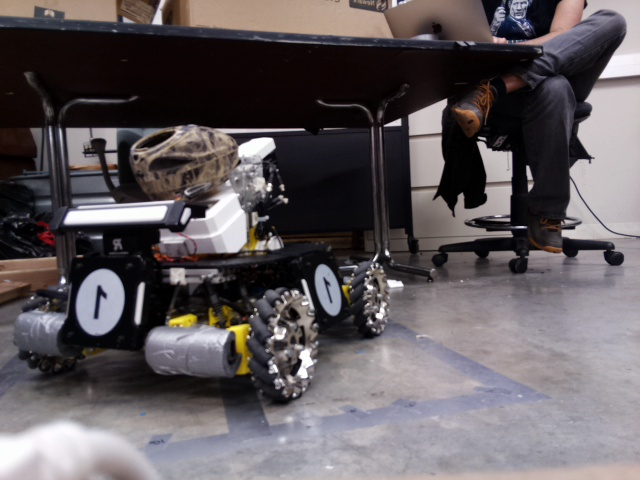
//> input picture im.jpg, 640 x 480 px, given in place of lol.MOV, which was not available
$ ./v2   (built with g++ and OpenCV 4)
//> lines starting //> are read from the running program, lines starting //| are printed output that depends on the picture; after the words box and inside, x2 and y2 are one past the last pixel; in counts of white or black regions, pixels touching at a corner belong together; pictures that were not available may be replaced by others from this repository, and a replacement may not be noted
#include "opencv2/highgui/highgui.hpp"
#include "opencv2/imgproc/imgproc.hpp"
#include <iostream>
#include <stdio.h>
#include <stdlib.h>

using namespace cv;
using namespace std;

Mat src; Mat src_gray;

Mat thresh_callback();
int main( int argc, char** argv )
{
   VideoCapture vid("lol.MOV");

   // Default resolution of the frame is obtained.The default resolution is system dependent.
   int frame_width = vid.get(CV_CAP_PROP_FRAME_WIDTH);
   int frame_height = vid.get(CV_CAP_PROP_FRAME_HEIGHT);
   // Define the codec and create VideoWriter object.The output is stored in 'outcpp.avi' file.
   VideoWriter video("outcpp.avi", CV_FOURCC('M','J','P','G'), 10, Size(frame_width,frame_height));
   while(1) {

    vid >> src;
//> src is the input picture: 480 rows x 640 cols, CV_8UC3; mean B, G, R 93.6, 90.5, 96.9

    // If the frame is empty, break immediately
    if (src.empty()) {
      break;
    }
    video.write(thresh_callback());
    waitKey(1);
   }

    // When everything done, release the video capture object
    vid.release();

    // Closes all the frames
    destroyAllWindows();
    return(0);
}

Mat thresh_callback()
{
  Mat threshold_output;
  vector<vector<Point> > contours;
  vector<Vec4i> hierarchy;

  cvtColor(src, src_gray, CV_BGR2GRAY);
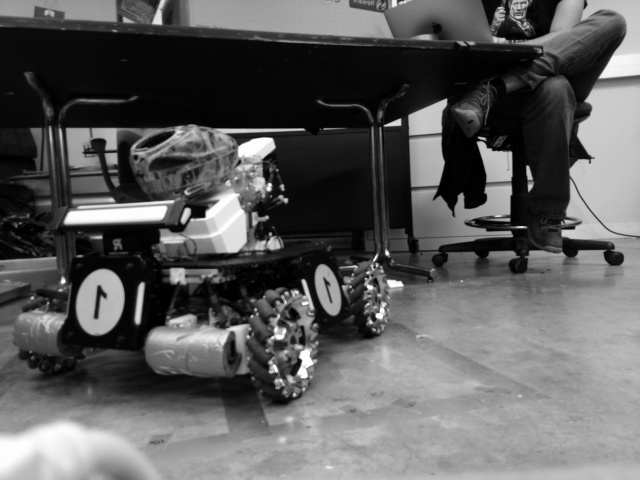
//> src_gray: 480 rows x 640 cols, CV_8UC1; min 0, max 255, mean 92.8

  GaussianBlur(src_gray, src_gray, Size(1, 1) , 0);
  // Detect edges using Threshold

  // less block = more thresh = more c
  // 89 - 15
  adaptiveThreshold(src_gray, threshold_output, 255, ADAPTIVE_THRESH_MEAN_C, THRESH_BINARY_INV, 69, 23);
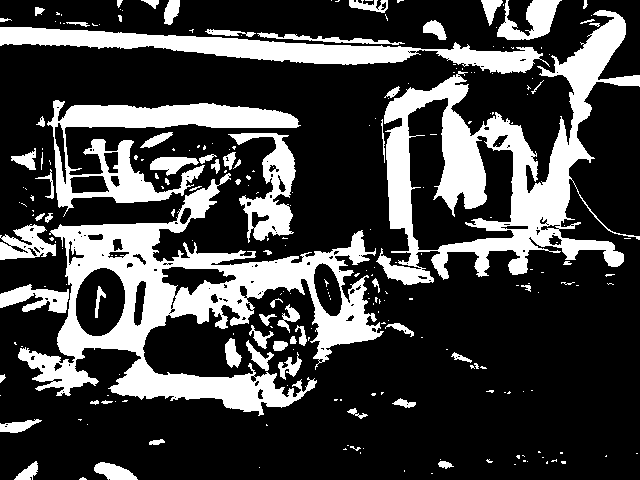
//> threshold_output: 480 rows x 640 cols, CV_8UC1; 26.3% white; 247 white regions (177 under 20 px)

  // Find contours
  findContours(threshold_output, contours, hierarchy, CV_RETR_TREE, CV_CHAIN_APPROX_SIMPLE, Point(0, 0));
//> contours = 407 contours, 315 with area under 20; largest, box (x1, y1, x2, y2) and area: (18, 173, 384, 416) 30871, (376, 10, 640, 285) 29380, (47, 100, 301, 217) 9111, (407, 97, 515, 251) 8684, (0, 27, 550, 74) 8235

  Mat element = getStructuringElement(0, Size(5, 5), Point(0, 0));

  /// Apply the specified morphology operation
  morphologyEx(threshold_output, threshold_output, MORPH_CLOSE, element);
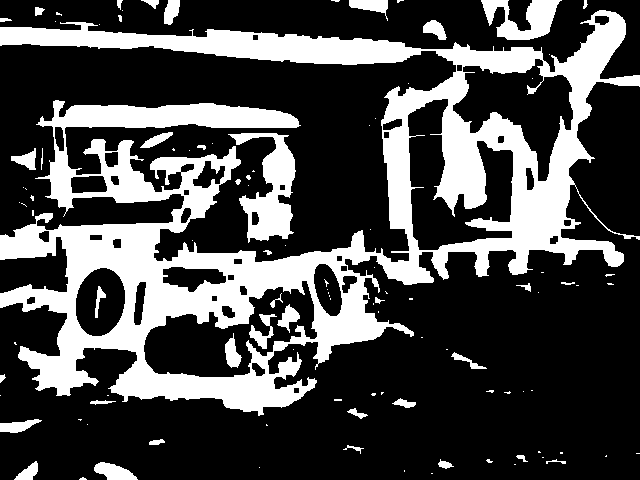
//> threshold_output: 480 rows x 640 cols, CV_8UC1; 28.6% white; 107 white regions (68 under 20 px), largest, box (x1, y1, x2, y2) and area: (0, 10, 640, 416) 77517, (228, 133, 296, 243) 3374, (481, 0, 562, 40) 1734

  // Find the ellipses for each contour
  vector<RotatedRect> minEllipse(contours.size());
  vector<Point> contours2;
  // contour area is area of contour while contours[i].size computes number of contour points
  // drawContours(threshold_output, contours, -1, Scalar(159, 0, 255), CV_FILLED, 8, hierarchy);
  int index = 0;
  for(int i = 0; i < contours.size(); i++) {
        int cPts = contours[i].size();
        int cArea = contourArea(contours[i]);
        if(cPts > 100) {
        	RotatedRect temp = fitEllipse(contours[i]);
		// hierarchy [contour number][Next, Previous, First_Child, Parent]
		if (temp.size.width < 400 && temp.size.height < 400 && temp.size.area() > 2000 && hierarchy[i][2] > 0 && hierarchy[i][3] > 0 ) {
			ellipse2Poly(temp.center, Size2f(temp.size.width / 2, temp.size.height / 2), temp.angle, 0, 359, 50, contours2);
			if (matchShapes(contours[i], contours2, CV_CONTOURS_MATCH_I3, 10) < .1) {
			      minEllipse[index] = temp;
			      index ++;
                        }
       		}
	}
  }
//> this loop made 407 passes
//> (cPts, cArea, temp) on passes 105, 133, 164, 272, 296, 327, 333, 358, 383, 394: (122, 1037, centre (34.6, 298.3), size (23.7, 72.5), angle 92), (130, 1137, centre (27.5, 242.9), size (34, 52.5), angle 80.6), (1558, 30871, centre (198.2, 308.3), size (203.1, 327.2), angle 85.4), (265, 3027, centre (264.7, 182.7), size (57.5, 117.2), angle 174.9), (434, 9111, centre (143.5, 147.9), size (98.1, 276.7), angle 81.5), (117, 391, centre (325.8, 38.4), size (5, 143.1), angle 93.4), (427, 8235, centre (305.6, 50.2), size (25.2, 556.2), angle 92.7), (1206, 29380, centre (504.2, 165.4), size (214, 293.1), angle 57.9), (298, 8684, centre (453.9, 175.1), size (104.8, 139.5), angle 161.6), (134, 1232, centre (528.9, 17.4), size (38.2, 59), angle 78.4)
//> (cPts, cArea) on passes 6, 10, 11, 28, 32, 35: (41, 441), (24, 61), (37, 198), (15, 47), (40, 280), (37, 51)
//> after the loop, contours2 = contour of 9 points, box (x1, y1, x2, y2) (405, 107, 509, 242), area 10046; index = 0
  for(int a = 0; a < index; a++) {
       Scalar color = Scalar(159, 0, 255);
       ellipse(src, minEllipse[a], color, 5, 8);
  }
//> this loop made 0 passes

  hierarchy.clear();
  contours.clear();
//> contours = 0 contours
  minEllipse.clear();
  contours2.clear();
  imshow("Frame", src);
  return src;
}
